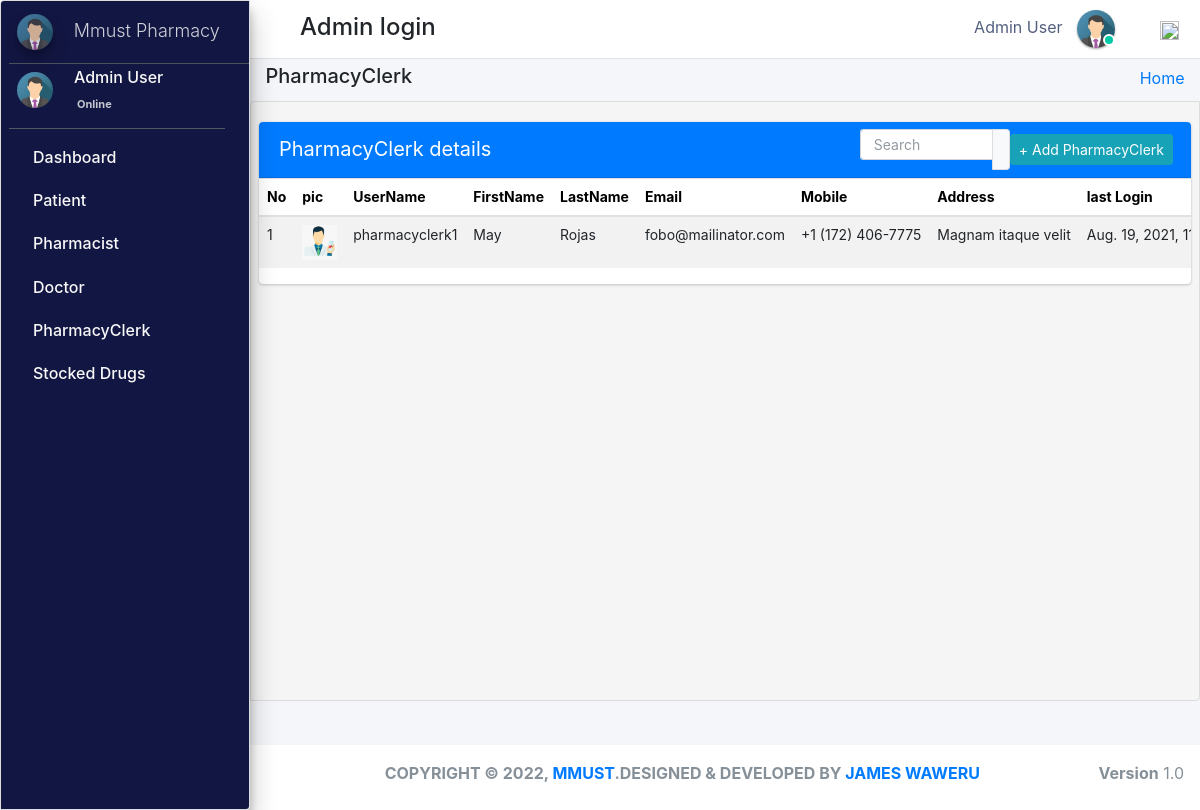
/admin_user/admin_user/manage_pharmacyClerk/ (signed in), run on an earlier commit of the app's database.
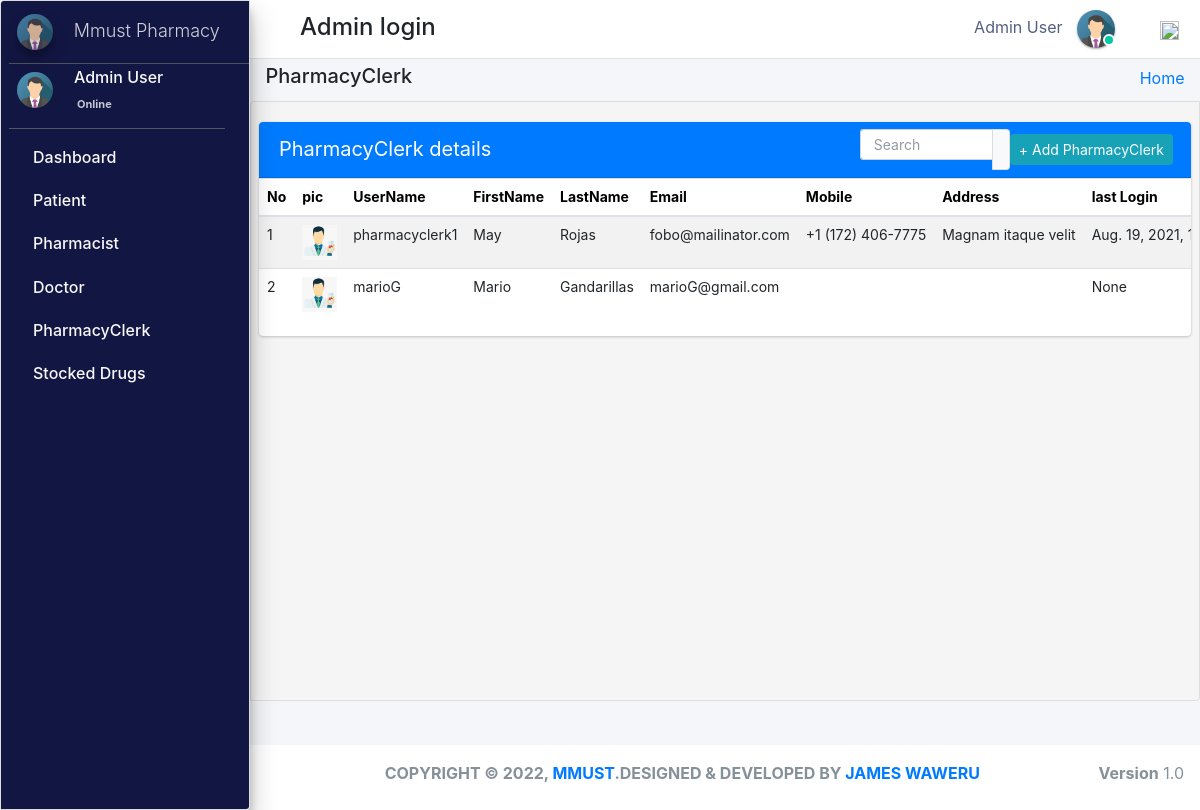
And on a later commit of the database.
### pharmacy/models.py (models this page shows, shortened)
class PharmacyClerk(models.Model):
    gender_category=(
        ('Male','Male'),
        ('Female','Female'),
    )
    admin = models.OneToOneField(CustomUser,null=True, on_delete = models.CASCADE)
    emp_no=models.CharField(max_length=100,null=True,blank=True)
    gender=models.CharField(max_length=100,null=True,choices=gender_category)
    mobile=models.CharField(max_length=10,null=True,blank=True)
    address=models.CharField(max_length=300,null=True,blank=True)
    profile_pic=models.ImageField(default="images2.png",null=True,blank=True)
    age= models.IntegerField(default='0', blank=True, null=True)
    created_at = models.DateTimeField(auto_now_add=True)
    updated_at = models.DateTimeField(auto_now=True)
    objects = models.Manager()

class CustomUser(AbstractUser):
    user_type_data = ((1, "AdminHOD"), (2, "Pharmacist"), (3, "Doctor"), (4, "PharmacyClerk"),(5, "Patients"))
    user_type = models.CharField(default=1, choices=user_type_data, max_length=10)

### pharmacy/HODViews.py (the view)
# urls.py: path('admin_user/admin_user/manage_pharmacyClerk/',HODViews.managePharmacyClerk,name='manage_pharmacyClerk'),
def managePharmacyClerk(request):
    staffs = PharmacyClerk.objects.all()
    context = {
        "staffs": staffs,
        "title": "Manage PharmacyClerk"
    }
    return render(request, 'hod_templates/manage_pharmacyClerk.html', context)

### pharmacy/LoginCheckMiddleWare.py (called while the page is built, shortened)
    def process_view(self, request, view_func, view_args, view_kwargs):
        modulename = view_func.__module__
        user = request.user
        if user.is_authenticated:
            if user.user_type == "1":
                pass
            else:
                return redirect("login")
        else:
            if request.path == reverse("login"):
                pass
            else:
                return redirect("login")

### pharmacy/templates/hod_templates/manage_pharmacyClerk.html (shortened to what this page needs)
{% extends 'hod_templates/base_template.html'%} {% block page_title %}
<h5>PharmacyClerk</h5>
{% endblock page_title %} {% block main_content %}
<section class="content">
    <div class="row">
        <div class="col-md-12">
            <div class="card card-primary sc">
                <div class="card-header">
                    <span>PharmacyClerk details</span>
                    <div class="card-tools d-flex">
                        <div class="input-group input-group-sm" style="width: 150px;">
                            <input type="text" name="search" class="form-control float-right" placeholder="Search" id="pple">
                            <div class="input-group-append">
                                <button type="submit" class="btn btn-default"><em class="fas fa-search"></em></button>
                            </div>
                        </div>
                        <a class="btn btn-sm btn-info mr-2" href="{% url 'add_pharmacyClerk' %}" role="button">+ Add PharmacyClerk</a>
                    </div>
                </div>
                <table class="table" id="plist">
                    <thead>
                        <tr>
                            <th>No</th>
                            <th>pic</th>
                            <th>UserName</th>
                            <th>FirstName</th>
                            <th>LastName</th>
                            <th>Email</th>
                            <th>Mobile</th>
                            <th>Address</th>
                            <th>last Login</th>
                        </tr>
                    </thead>
                    <tbody>
                        {% for staff in staffs %}
                        <tr class="hov">
                            <td>{{staff.id}}</td>
                            <td> <img src="{{staff.profile_pic.url}}" class="" width="35" height="35" alt=""></td>
                            <td>{{staff.admin.username}}</td>
                            <td>{{staff.admin.first_name}}</td>
                            <td>{{staff.admin.last_name}}</td>
                            <td>{{staff.admin.email}}</td>
                            <td>{{staff.mobile}}</td>
                            <td>{{staff.address}}</td>
                            <td>{{staff.admin.last_login}}</td>
                        </tr>
                        {% endfor %}
                    </tbody>
                </table>
            </div>
        </div>
    </div>
</section>
{% endblock %}

What changed in the data, as far as the page shows it:
added PharmacyClerk: id "2", profile_pic (picture), admin.username "marioG", admin.first_name "Mario", admin.last_name "Gandarillas", admin.email "marioG@gmail.com", admin.last_login "None"
